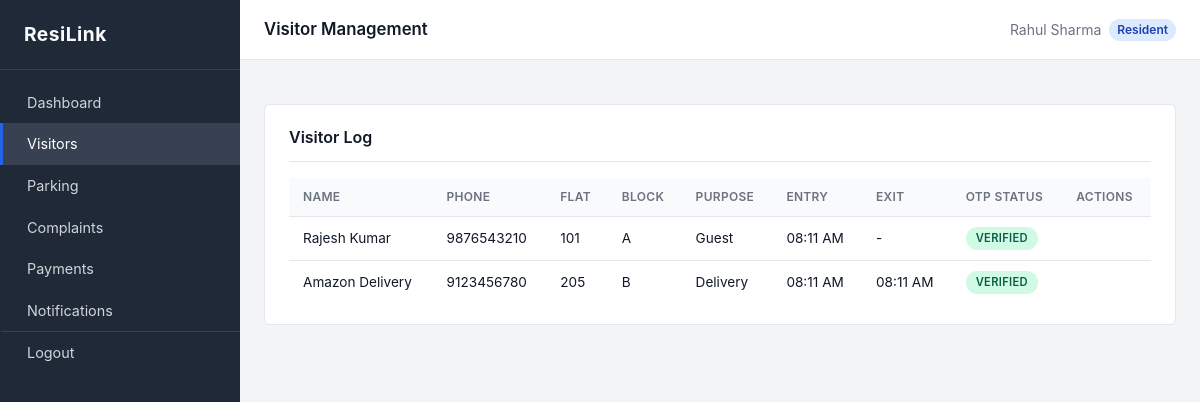
The app's page /visitors (signed in) with its own data.
### tables this page shows
CREATE TABLE visitors (
    id INTEGER  PRIMARY KEY,
    visitor_name VARCHAR(100) NOT NULL,
    phone VARCHAR(20) NOT NULL,
    visiting_flat VARCHAR(20) NOT NULL,
    visiting_block VARCHAR(10) DEFAULT NULL,
    purpose VARCHAR(255) DEFAULT NULL,
    otp VARCHAR(6) DEFAULT NULL,
    otp_verified INTEGER DEFAULT 0,
    entry_time DATETIME DEFAULT CURRENT_TIMESTAMP,
    exit_time DATETIME DEFAULT NULL,
    added_by INT,
    FOREIGN KEY (added_by) REFERENCES users(id)
);

### app.py (the view)
@app.route('/visitors')
@login_required
def visitors():
    conn = get_db()
    try:
        with conn.cursor() as cur:
            cur.execute(
                "SELECT * FROM visitors ORDER BY entry_time DESC LIMIT 50"
            )
            visitor_list = cur.fetchall()
    finally:
        conn.close()
    return render_template('visitors.html', visitors=visitor_list)

### app.py (called while the page is built)
def login_required(f):
    @wraps(f)
    def wrapper(*args, **kwargs):
        if 'user_id' not in session:
            flash('Please log in first.', 'warning')
            return redirect(url_for('login'))
        return f(*args, **kwargs)
    return wrapper

@app.context_processor
def inject_user():
    return {
        'current_user': {
            'name': session.get('user_name', ''),
            'role': session.get('role', ''),
            'id': session.get('user_id'),
        }
    }

### db.py (called while the page is built, shortened)
def get_db():
    if Config.USE_SQLITE:
        conn = sqlite3.connect(Config.SQLITE_DB_PATH)
        conn.row_factory = sqlite3.Row
        return SQLiteConnectionWrapper(conn)

    def execute(self, query, params=None):
        query = query.replace('%s', '?')
        query = query.replace('CURDATE()', "date('now')")
        query = query.replace('NOW()', "datetime('now')")
        if params:
            result = self.cursor.execute(query, params)
        else:
            result = self.cursor.execute(query)
        upper_query = query.strip().upper()
        if any(upper_query.startswith(s) for s in ['INSERT', 'UPDATE', 'DELETE', 'REPLACE']):
            self.cursor.connection.commit()
        return result

    def parse_datetime(self, value):
        if not value or not isinstance(value, str):
            return value
        for fmt in ('%Y-%m-%d %H:%M:%S', '%Y-%m-%d'):
            try:
                from datetime import datetime
                return datetime.strptime(value, fmt)
            except ValueError:
                continue
        return value

    def fetchall(self):
        rows = self.cursor.fetchall()
        results = []
        for row in rows:
            d = dict(row)
            for k, v in d.items():
                if k.endswith('_at') or k.endswith('_time') or k in ('created_at', 'updated_at', 'due_date', 'paid_on'):
                    d[k] = self.parse_datetime(v)
            results.append(d)
        return results

    def __enter__(self):
        return self

    def __exit__(self, exc_type, exc_val, exc_tb):
        self.cursor.close()

    def cursor(self):
        cursor = self.conn.cursor()
        return SQLiteCursorWrapper(cursor)

    def close(self):
        self.conn.close()

### templates/visitors.html (shortened to what this page needs)
{% extends "base.html" %}
{% block page_title %}Visitor Management{% endblock %}
{% block content %}
<div class="card mt-4">
    <div class="card-header">Visitor Log</div>
    <div class="table-responsive">
        <table class="table">
            <thead>
                <tr>
                    <th>Name</th>
                    <th>Phone</th>
                    <th>Flat</th>
                    <th>Block</th>
                    <th>Purpose</th>
                    <th>Entry</th>
                    <th>Exit</th>
                    <th>OTP Status</th>
                    <th>Actions</th>
                </tr>
            </thead>
            <tbody>
                {% for v in visitors %}
                <tr>
                    <td>{{ v.visitor_name }}</td>
                    <td>{{ v.phone }}</td>
                    <td>{{ v.visiting_flat }}</td>
                    <td>{{ v.visiting_block or '-' }}</td>
                    <td>{{ v.purpose or '-' }}</td>
                    <td>{{ v.entry_time.strftime('%I:%M %p') if v.entry_time else '-' }}</td>
                    <td>{{ v.exit_time.strftime('%I:%M %p') if v.exit_time else '-' }}</td>
                    <td>
                        {% if v.otp_verified %}
                        <span class="badge badge-success">Verified</span>
                        {% else %}
                        <span class="badge badge-warning">Pending</span>
                        {% endif %}
                    </td>
                    <td class="action-cell">
                    </td>
                </tr>
                {% else %}
                <tr><td colspan="9" class="text-muted text-center">No visitor records found.</td></tr>
                {% endfor %}
            </tbody>
        </table>
    </div>
</div>
{% endblock %}

### static/css/styles.css (style rules this page uses)
:root { --primary: #2563eb; --primary-hover: #1d4ed8; --bg: #f3f4f6; --surface: #ffffff; --text: #111827; --text-muted: #6b7280; --sidebar-bg: #1f2937; --sidebar-hover: #374151; --sidebar-text: #d1d5db; --border: #e5e7eb; --success: #10b981; --success-bg: #d1fae5; --success-text: #065f46; --warning: #f59e0b; --warning-bg: #fef3c7; --warning-text: #92400e; --danger: #ef4444; --danger-bg: #fee2e2; --danger-text: #991b1b; --info-bg: #dbeafe; --info-text: #1e40af; --radius: 6px; --font: -apple-system, BlinkMacSystemFont, "Segoe UI", Roboto, Helvetica, Arial, sans-serif; }
*, *::before, *::after { box-sizing: border-box; margin: 0; padding: 0; }
body { font-family: var(--font); background: var(--bg); color: var(--text); line-height: 1.5; min-height: 100vh; display: flex; }
.card { background: var(--surface); border: 1px solid var(--border); border-radius: var(--radius); padding: 20px 24px; }
.card-header { font-size: 1rem; font-weight: 600; margin-bottom: 16px; padding-bottom: 12px; border-bottom: 1px solid var(--border); }
.table-responsive { overflow-x: auto; }
.table { width: 100%; border-collapse: collapse; text-align: left; }
.table th, .table td { padding: 10px 14px; border-bottom: 1px solid var(--border); font-size: 0.85rem; vertical-align: middle; }
.table th { background: #f9fafb; font-weight: 600; color: var(--text-muted); white-space: nowrap; text-transform: uppercase; font-size: 0.75rem; letter-spacing: 0.3px; }
.table tbody tr:last-child td { border-bottom: none; }
.action-cell { white-space: nowrap; }
.badge { display: inline-flex; align-items: center; padding: 3px 10px; border-radius: 9999px; font-size: 0.7rem; font-weight: 600; text-transform: uppercase; letter-spacing: 0.3px; }
.badge-success { background: var(--success-bg); color: var(--success-text); }
.mt-4 { margin-top: 20px; }

### records on screen
visitors: visitor_name "Rajesh Kumar", phone "9876543210", visiting_flat "101", visiting_block "A", purpose "Guest", entry_time "08:11 AM", exit_time "-", otp_verified "VERIFIED"
visitors: visitor_name "Amazon Delivery", phone "9123456780", visiting_flat "205", visiting_block "B", purpose "Delivery", entry_time "08:11 AM", exit_time "08:11 AM", otp_verified "VERIFIED"

### other values on screen
{{ current_user.name }} "Rahul Sharma"
{{ current_user.role | capitalize }} "Resident"
